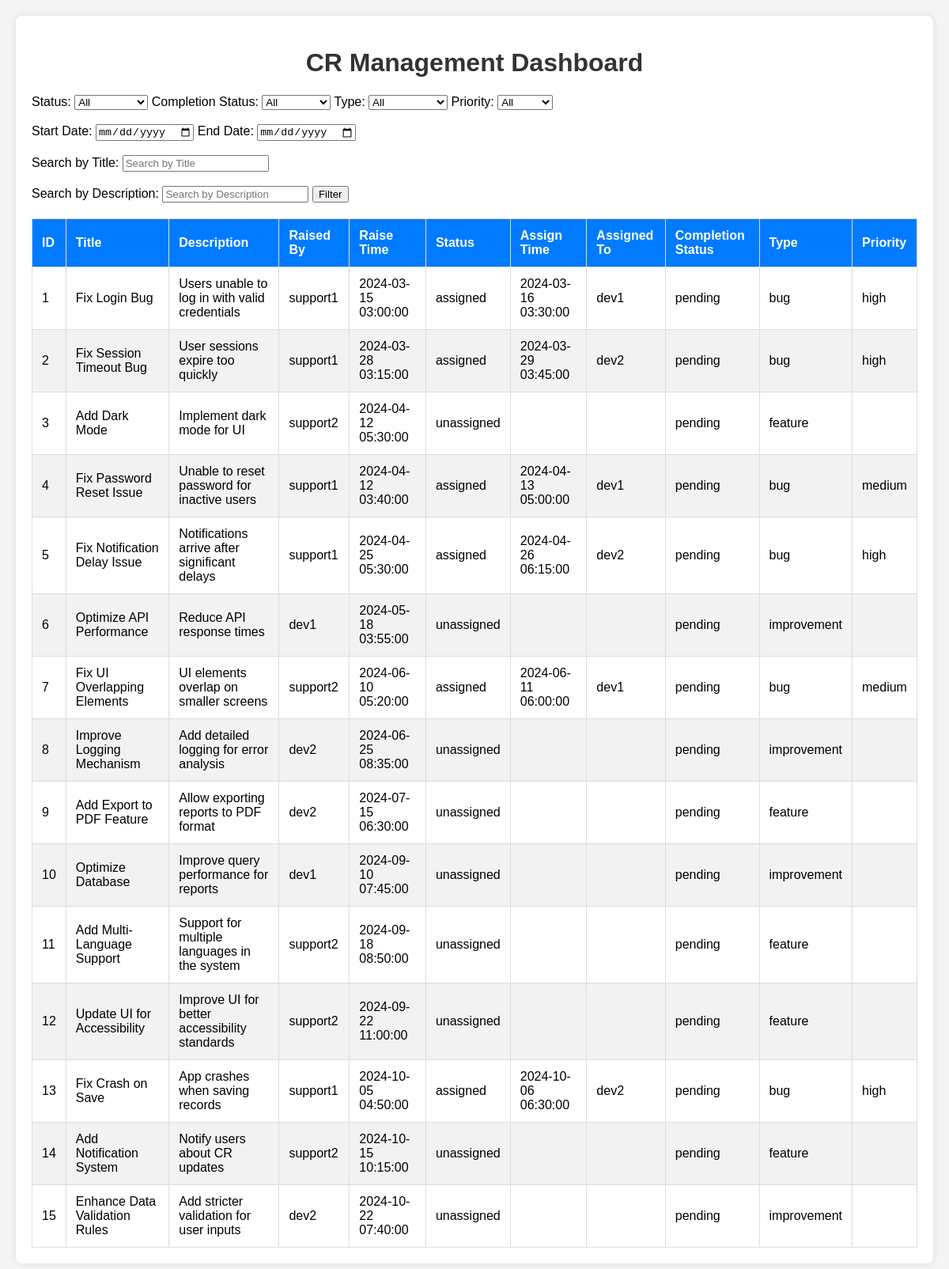
The app's page /report.php with its own data.
### tables this page shows
CREATE TABLE crs (
  id int(11) NOT NULL,
  title varchar(100) NOT NULL,
  description text DEFAULT NULL,
  raised_by varchar(50) NOT NULL,
  raise_time timestamp NOT NULL DEFAULT current_timestamp(),
  status enum('unassigned','assigned','in_progress','completed') DEFAULT 'unassigned',
  assign_time timestamp NULL DEFAULT NULL,
  assigned_to varchar(50) DEFAULT NULL,
  completion_status enum('pending','completed') DEFAULT 'pending',
  cr_type varchar(100) DEFAULT NULL,
  cr_priority varchar(100) DEFAULT NULL
);

### report.php (the view, shortened to what this page needs)
<?php include 'connect.php'; ?>
<!DOCTYPE html>
<html lang="en">
<head>
    <link rel="stylesheet" href="styles.css">
</head>
<body>
    <div class="container">
        <h1>CR Management Dashboard</h1>
        <form method="GET" action="">
            <label for="status">Status:</label>
            <select name="status" id="status">
                <option value="">All</option>
            </select>
            <label for="completion_status">Completion Status:</label>
            <select name="completion_status" id="completion_status">
                <option value="">All</option>
            </select>
            <label for="cr_type">Type:</label>
            <select name="cr_type" id="cr_type">
                <option value="">All</option>
            </select>
            <label for="cr_priority">Priority:</label>
            <select name="cr_priority" id="cr_priority">
                <option value="">All</option>
            </select>
            <br><br>
            <label for="from_date">Start Date:</label>
            <input type="date" name="from_date" id="from_date" value="<?php if (isset($_GET['from_date'])) echo htmlspecialchars(trim($_GET['from_date'])); ?>">
            <label for="to_date">End Date:</label>
            <input type="date" name="to_date" id="to_date" value="<?php if (isset($_GET['to_date'])) echo htmlspecialchars(trim($_GET['to_date'])); ?>">
            <br><br>
            <label for="title_search">Search by Title:</label>
            <input type="text" name="title_search" id="title_search" value="<?php if (isset($_GET['title_search'])) echo htmlspecialchars(trim($_GET['title_search'])); ?>" placeholder="Search by Title">
            <br><br>
            <label for="description_search">Search by Description:</label>
            <input type="text" name="description_search" id="description_search" value="<?php if (isset($_GET['description_search'])) echo htmlspecialchars(trim($_GET['description_search'])); ?>" placeholder="Search by Description">
            <button type="submit">Filter</button>
        </form>
        <table id="crsTable">
            <thead>
                <tr>
                    <th>ID</th>
                    <th>Title</th>
                    <th>Description</th>
                    <th>Raised By</th>
                    <th>Raise Time</th>
                    <th>Status</th>
                    <th>Assign Time</th>
                    <th>Assigned To</th>
                    <th>Completion Status</th>
                    <th>Type</th>
                    <th>Priority</th>
                </tr>
            </thead>
            <tbody>
                <?php
                $sql = "SELECT * FROM crs WHERE 1=1";
                $result = $conn->query($sql);
                if ($result->num_rows > 0) {
                    while($row = $result->fetch_assoc()) {
                        echo "<tr>
                                <td>{$row['id']}</td>
                                <td>{$row['title']}</td>
                                <td>{$row['description']}</td>
                                <td>{$row['raised_by']}</td>
                                <td>{$row['raise_time']}</td>
                                <td>{$row['status']}</td>
                                <td>{$row['assign_time']}</td>
                                <td>{$row['assigned_to']}</td>
                                <td>{$row['completion_status']}</td>
                                <td>{$row['cr_type']}</td>
                                <td>{$row['cr_priority']}</td>
                              </tr>";
                    }
                } else {
                    echo "<tr><td colspan='11'>No records found</td></tr>";
                }
                ?>
            </tbody>
        </table>
    </div>
</body>
</html>

### styles.css (style rules this page uses)
body { font-family: Arial, sans-serif; background-color: #f4f4f4; margin: 0; padding: 20px; }
.container { max-width: 1200px; margin: auto; background: white; padding: 20px; border-radius: 8px; box-shadow: 0 0 10px rgba(0, 0, 0, 0.1); }
h1 { text-align: center; color: #333; }
table { width: 100%; border-collapse: collapse; margin-top: 20px; }
th, td { padding: 12px; border: 1px solid #ddd; text-align: left; }
th { background-color: #007BFF; color: white; }
tr:nth-child(even) { background-color: #f2f2f2; }

### records on screen
crs: id "1", title "Fix Login Bug", description "Users unable to log in with valid credentials", raised_by "support1", raise_time "2024-03-15 03:00:00", status "assigned", assign_time "2024-03-16 03:30:00", assigned_to "dev1", completion_status "pending", cr_type "bug", cr_priority "high"
crs: id "2", title "Fix Session Timeout Bug", description "User sessions expire too quickly", raised_by "support1", raise_time "2024-03-28 03:15:00", status "assigned", assign_time "2024-03-29 03:45:00", assigned_to "dev2", completion_status "pending", cr_type "bug", cr_priority "high"
crs: id "3", title "Add Dark Mode", description "Implement dark mode for UI", raised_by "support2", raise_time "2024-04-12 05:30:00", status "unassigned", completion_status "pending", cr_type "feature"
crs: id "4", title "Fix Password Reset Issue", description "Unable to reset password for inactive users", raised_by "support1", raise_time "2024-04-12 03:40:00", status "assigned", assign_time "2024-04-13 05:00:00", assigned_to "dev1", completion_status "pending", cr_type "bug", cr_priority "medium"
crs: id "5", title "Fix Notification Delay Issue", description "Notifications arrive after significant delays", raised_by "support1", raise_time "2024-04-25 05:30:00", status "assigned", assign_time "2024-04-26 06:15:00", assigned_to "dev2", completion_status "pending", cr_type "bug", cr_priority "high"
crs: id "6", title "Optimize API Performance", description "Reduce API response times", raised_by "dev1", raise_time "2024-05-18 03:55:00", status "unassigned", completion_status "pending", cr_type "improvement"
crs: id "7", title "Fix UI Overlapping Elements", description "UI elements overlap on smaller screens", raised_by "support2", raise_time "2024-06-10 05:20:00", status "assigned", assign_time "2024-06-11 06:00:00", assigned_to "dev1", completion_status "pending", cr_type "bug", cr_priority "medium"
crs: id "8", title "Improve Logging Mechanism", description "Add detailed logging for error analysis", raised_by "dev2", raise_time "2024-06-25 08:35:00", status "unassigned", completion_status "pending", cr_type "improvement"
crs: id "9", title "Add Export to PDF Feature", description "Allow exporting reports to PDF format", raised_by "dev2", raise_time "2024-07-15 06:30:00", status "unassigned", completion_status "pending", cr_type "feature"
crs: id "10", title "Optimize Database", description "Improve query performance for reports", raised_by "dev1", raise_time "2024-09-10 07:45:00", status "unassigned", completion_status "pending", cr_type "improvement"
crs: id "11", title "Add Multi-Language Support", description "Support for multiple languages in the system", raised_by "support2", raise_time "2024-09-18 08:50:00", status "unassigned", completion_status "pending", cr_type "feature"
crs: id "12", title "Update UI for Accessibility", description "Improve UI for better accessibility standards", raised_by "support2", raise_time "2024-09-22 11:00:00", status "unassigned", completion_status "pending", cr_type "feature"
crs: id "13", title "Fix Crash on Save", description "App crashes when saving records", raised_by "support1", raise_time "2024-10-05 04:50:00", status "assigned", assign_time "2024-10-06 06:30:00", assigned_to "dev2", completion_status "pending", cr_type "bug", cr_priority "high"
crs: id "14", title "Add Notification System", description "Notify users about CR updates", raised_by "support2", raise_time "2024-10-15 10:15:00", status "unassigned", completion_status "pending", cr_type "feature"
crs: id "15", title "Enhance Data Validation Rules", description "Add stricter validation for user inputs", raised_by "dev2", raise_time "2024-10-22 07:40:00", status "unassigned", completion_status "pending", cr_type "improvement"
